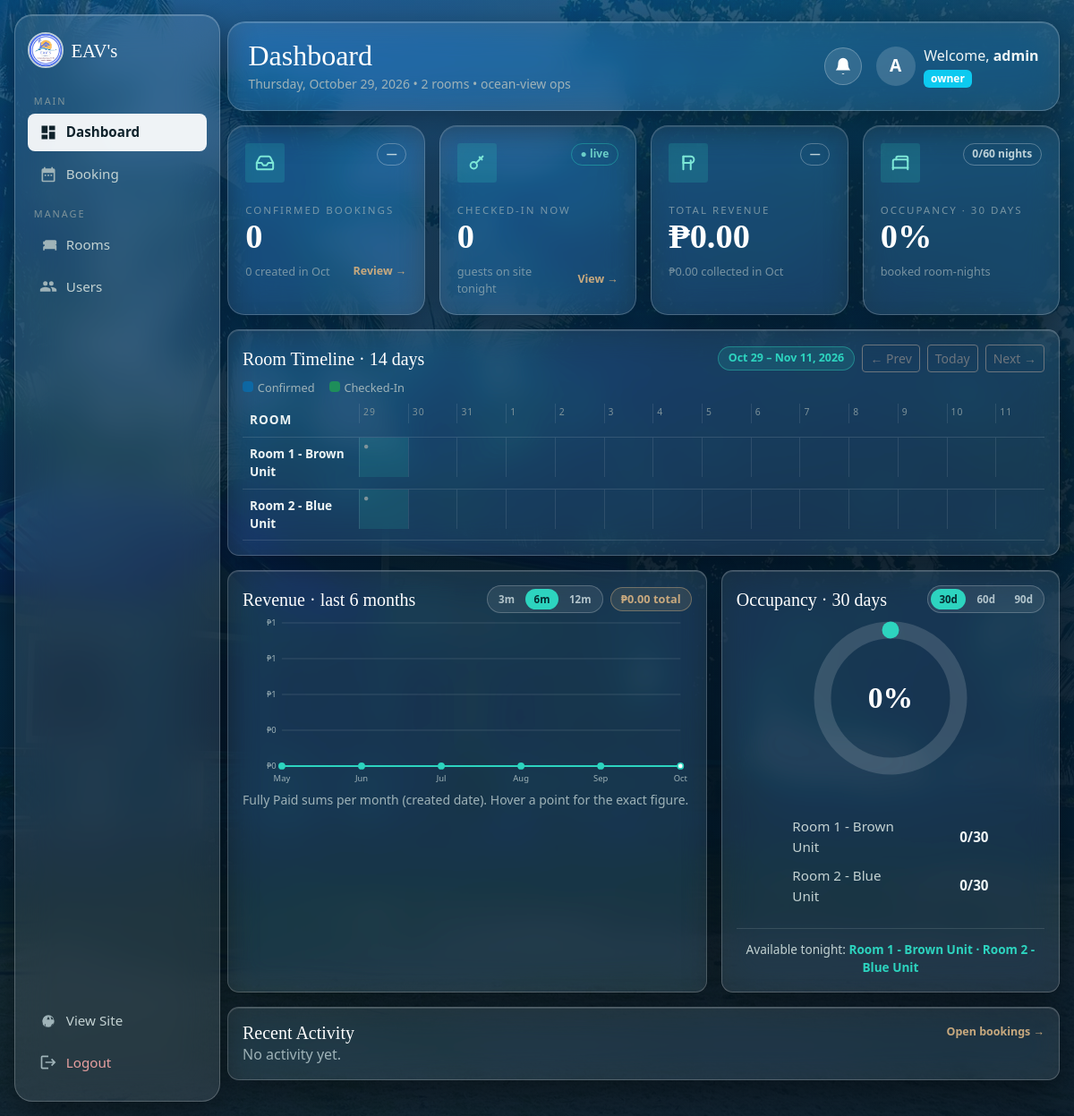
The page /admin/dashboard.php?welcome=1 (signed in) on the database its author committed.
### tables this page shows
CREATE TABLE IF NOT EXISTS rooms (
  id INT AUTO_INCREMENT PRIMARY KEY,
  room_name VARCHAR(100) NOT NULL,
  color VARCHAR(50) NOT NULL,
  capacity INT NOT NULL DEFAULT 4,
  price_per_night DECIMAL(10,2) NOT NULL DEFAULT 3000.00,
  description TEXT,
  image_urls TEXT,
  status ENUM('pending','active') NOT NULL DEFAULT 'pending',
  created_at TIMESTAMP DEFAULT CURRENT_TIMESTAMP
);

### config/helpers.php (called while the page is built, shortened)
<?php
function peso($n) {
    return '₱' . number_format((float)$n, 2);
}
function esc($s) { return htmlspecialchars($s ?? '', ENT_QUOTES, 'UTF-8'); }

### admin/dashboard.php (the view, shortened to what this page needs)
<?php require 'auth.php'; require '../config/db.php'; require '../config/helpers.php'; require 'layout.php';
$pending=(int)$conn->query("SELECT COUNT(*) c FROM bookings WHERE booking_status='Confirmed'")->fetch_assoc()['c'];
$checkedIn=(int)$conn->query("SELECT COUNT(*) c FROM bookings WHERE booking_status='CheckedIn'")->fetch_assoc()['c'];
$rev=(float)$conn->query("SELECT COALESCE(SUM(total_amount),0) s FROM bookings WHERE payment_status='Fully Paid'")->fetch_assoc()['s'];
$thisM=date('Y-m'); $lastM=date('Y-m',strtotime('first day of last month'));
$revT=(float)$conn->query("SELECT COALESCE(SUM(total_amount),0) s FROM bookings WHERE payment_status='Fully Paid' AND DATE_FORMAT(created_at,'%Y-%m')='$thisM'")->fetch_assoc()['s'];
$revL=(float)$conn->query("SELECT COALESCE(SUM(total_amount),0) s FROM bookings WHERE payment_status='Fully Paid' AND DATE_FORMAT(created_at,'%Y-%m')='$lastM'")->fetch_assoc()['s'];
$revAbs=$revT-$revL;
$bkT=(int)$conn->query("SELECT COUNT(*) c FROM bookings WHERE DATE_FORMAT(created_at,'%Y-%m')='$thisM'")->fetch_assoc()['c'];
$bkL=(int)$conn->query("SELECT COUNT(*) c FROM bookings WHERE DATE_FORMAT(created_at,'%Y-%m')='$lastM'")->fetch_assoc()['c'];
$bkAbs=$bkT-$bkL;
$lastLbl=date('M',strtotime('first day of last month'));
$revM=[3,6,12]; $revN=(int)($_GET['rev']??6); if(!in_array($revN,$revM,true))$revN=6;
$occD=[30,60,90]; $occWin=(int)($_GET['occ']??30); if(!in_array($occWin,$occD,true))$occWin=30;
$rooms=$conn->query("SELECT id,room_name FROM rooms ORDER BY id")->fetch_all(MYSQLI_ASSOC);
$occ=[]; $totBooked=0;
foreach($rooms as $r){
  $bn=0;
  $occ[$r['id']]=$bn; $totBooked+=$bn;
}
$avail=count($rooms)*$occWin; $occPct=$avail>0?round(100*$totBooked/$avail):0;
$today=date('Y-m-d'); $tomorrow=date('Y-m-d',strtotime('+1 day'));
$busy=$conn->query("SELECT DISTINCT room_id FROM bookings WHERE booking_status IN ('Confirmed','CheckedIn') AND check_in<'$tomorrow' AND check_out>'$today'")->fetch_all(MYSQLI_ASSOC);
$busyIds=array_map(fn($x)=>(int)$x['room_id'],$busy);
$freeNames=[]; foreach($rooms as $r){ if(!in_array((int)$r['id'],$busyIds))$freeNames[]=$r['room_name']; }
$months=[]; for($i=$revN-1;$i>=0;$i--)$months[]=date('Y-m',strtotime("-$i months"));
$revByM=[]; foreach($months as $m)$revByM[$m]=0;
?>
<div class="row g-3 mb-3">
  <div class="col-6 col-xl-3"><div class="kpi-dash glass has-link">
    <div class="top"><span class="kpi-ic"><svg class="act-icon"><use href="#k-inbox"/></svg></span>
    <?php if($bkT+$bkL>0): ?><span class="delta delta-abs" title="<?php echo $bkT; ?> created in <?php echo date('M'); ?> vs <?php echo $bkL; ?> in <?php echo $lastLbl; ?>"><?php echo abs_chip($bkAbs,fn($v)=>$v.' vs '.$lastLbl); ?></span><?php else: ?><span class="delta delta-abs">—</span><?php endif; ?></div>
    <div class="lbl">Confirmed Bookings</div><div class="big"><?php echo $pending; ?></div>
    <div class="kpi-sub"><span class="sub"><?php echo $bkT; ?> created in <?php echo date('M'); ?></span><span class="kpi-more">Review →</span></div>
  </div></div>
  <div class="col-6 col-xl-3"><div class="kpi-dash glass has-link">
    <div class="top"><span class="kpi-ic"><svg class="act-icon"><use href="#k-key"/></svg></span><span class="delta delta-live">● live</span></div>
    <div class="lbl">Checked-In Now</div><div class="big"><?php echo $checkedIn; ?></div>
    <div class="kpi-sub"><span class="sub">guests on site tonight</span><span class="kpi-more">View →</span></div>
  </div></div>
  <div class="col-6 col-xl-3"><div class="kpi-dash glass">
    <div class="top"><span class="kpi-ic"><svg class="act-icon"><use href="#k-peso"/></svg></span>
    <?php if($revT+$revL>0): ?><span class="delta delta-abs" title="<?php echo peso($revT); ?> collected in <?php echo date('M'); ?> vs <?php echo peso($revL); ?> in <?php echo $lastLbl; ?>"><?php echo abs_chip($revAbs,fn($v)=>'₱'.number_format($v).' vs '.$lastLbl); ?></span><?php else: ?><span class="delta delta-abs">—</span><?php endif; ?></div>
    <div class="lbl">Total Revenue</div><div class="big"><?php echo peso($rev); ?></div>
    <div class="kpi-sub"><span class="sub"><?php echo peso($revT); ?> collected in <?php echo date('M'); ?></span></div>
  </div></div>
  <div class="col-6 col-xl-3"><div class="kpi-dash glass">
    <div class="top"><span class="kpi-ic"><svg class="act-icon"><use href="#k-bed"/></svg></span><span class="delta"><?php echo $totBooked; ?>/<?php echo $avail; ?> nights</span></div>
    <div class="lbl">Occupancy · <?php echo $occWin; ?> days</div><div class="big"><?php echo $occPct; ?>%</div>
    <div class="kpi-sub"><span class="sub">booked room-nights</span></div>
  </div></div>
</div>
<div class="row g-3 mb-3">
<?php
$nDays=14;
$start = $_GET['start'] ?? date('Y-m-d');
$days=[]; for($i=0;$i<$nDays;$i++)$days[]=date('Y-m-d',strtotime($start." +$i days"));
$end=end($days); $dayIdx=[]; foreach($days as $i=>$d)$dayIdx[$d]=$i; $dayW=100/$nDays;
$tl=$conn->query("SELECT b.id,b.guest_name,b.room_id,b.check_in,b.check_out,b.booking_status FROM bookings b WHERE b.booking_status IN ('Confirmed','CheckedIn') AND b.check_in<='$end' AND b.check_out>='$days[0]' ORDER BY b.check_in")->fetch_all(MYSQLI_ASSOC);
$tlColors=['Confirmed'=>'#0E6BA8','CheckedIn'=>'#1e8e5a'];
$prev=date('Y-m-d',strtotime($start.' -7 days')); $next=date('Y-m-d',strtotime($start.' +7 days'));
?>
<div class="col-12"><div class="ad-card glass"><div class="d-flex flex-wrap justify-content-between align-items-center gap-2 mb-2">
  <h5 class="serif mb-0">Room Timeline · 14 days</h5>
  <div class="d-flex align-items-center gap-2">
    <span class="tl-range"><?php echo date('M j',strtotime($days[0])).' – '.date('M j, Y',strtotime($end)); ?></span>
  <a href="?start=<?php echo $prev; ?><?php echo $revN!==6?'&rev='.$revN:''; ?><?php echo $occWin!==30?'&occ='.$occWin:''; ?>" class="btn btn-sm btn-outline-secondary">← Prev</a>
  <a href="dashboard.php<?php echo $revN!==6?'?rev='.$revN:''; ?><?php echo $occWin!==30?($revN!==6?'&':'?').'occ='.$occWin:''; ?>" class="btn btn-sm btn-outline-secondary">Today</a>
  <a href="?start=<?php echo $next; ?><?php echo $revN!==6?'&rev='.$revN:''; ?><?php echo $occWin!==30?'&occ='.$occWin:''; ?>" class="btn btn-sm btn-outline-secondary">Next →</a></div>
</div>
<div class="legend mb-2"><span><i style="background:#0E6BA8"></i>Confirmed</span><span><i style="background:#1e8e5a"></i>Checked-In</span></div>
<div class="tl-scroll"><div class="tl-grid">
  <div class="tl-row head"><div class="tl-room">Room</div><div class="tl-track" style="height:22px"><?php foreach($days as $d): ?><div class="tl-day" style="left:<?php echo $dayIdx[$d]*$dayW; ?>%;width:<?php echo $dayW; ?>%"><span><?php echo date('j',strtotime($d)); ?></span></div><?php endforeach; ?></div></div>
  <?php foreach($rooms as $r): ?>
  <div class="tl-row"><div class="tl-room"><?php echo esc($r['room_name']); ?></div>
  <div class="tl-track"><?php foreach($days as $d): $isToday=$d===date('Y-m-d'); ?><div class="tl-day<?php echo $isToday?' today':''; ?>" style="left:<?php echo $dayIdx[$d]*$dayW; ?>%;width:<?php echo $dayW; ?>%"><?php if($isToday): ?><span>●</span><?php endif; ?></div><?php endforeach; ?>
  <?php foreach($tl as $b): if((int)$b['room_id']!==(int)$r['id'])continue;
    $s=max(strtotime($b['check_in']),strtotime($days[0])); $e=min(strtotime($b['check_out']),strtotime($end.' +1 day'));
    if($e<=$s)continue;
    $left=100*($s-strtotime($days[0]))/($nDays*86400); $wd=100*($e-$s)/($nDays*86400); ?>
    <a class="tl-bar" title="<?php echo esc($b['guest_name'].' · '.$b['check_in'].' → '.$b['check_out']); ?>" href="bookings.php?q=<?php echo urlencode($b['guest_name']); ?>" style="left:<?php echo max($left,0); ?>%;width:<?php echo max($wd,3); ?>%;background:<?php echo $tlColors[$b['booking_status']]??'#0E6BA8'; ?>"><?php echo esc($b['guest_name']); ?></a>
  <?php endforeach; ?></div></div>
  <?php endforeach; ?>
</div></div>
</div></div>
  <div class="col-md-7 d-flex"><div class="ad-card glass h-100 w-100"><div class="d-flex justify-content-between align-items-center flex-wrap gap-2"><h5 class="serif mb-0">Revenue · last <?php echo $revN; ?> months</h5>
    <div class="d-flex align-items-center gap-2">
      <span class="seg"><?php foreach($revM as $o): ?><a class="<?php echo $o===$revN?'on':''; ?>" href="?rev=<?php echo $o; ?><?php echo $occWin!==30?'&occ='.$occWin:''; ?>"><?php echo $o; ?>m</a><?php endforeach; ?></span>
      <span class="rev-total"><?php echo peso($rev); ?> total</span></div></div>
    <?php
    $W=640;$H=250;$Pl=56;$Pr=16;$Pt=14;$Pb=32;
    $revMax=max(array_values($revByM)); if($revMax<=0)$revMax=1;
    function fmtk($v){ if($v>=1000)return '₱'.rtrim(rtrim(number_format($v/1000,1), '0'),'.').'k'; return '₱'.number_format($v); }
    $mnames=['Jan','Feb','Mar','Apr','May','Jun','Jul','Aug','Sep','Oct','Nov','Dec'];
    $n=count($months); $step=($W-$Pl-$Pr)/max($n-1,1);
    $pts=[]; foreach($months as $i=>$m){ $pts[]=[$Pl+$i*$step, $H-$Pb-((float)$revByM[$m]/$revMax)*($H-$Pt-$Pb)]; }
    $line=''; foreach($pts as $i=>$p){ $line.=($i?'L':'M').round($p[0],1).','.round($p[1],1); }
    $area=$line.'L'.round($pts[$n-1][0],1).','.($H-$Pb).'L'.round($pts[0][0],1).','.($H-$Pb).'Z';
    ?>
    <svg viewBox="0 0 <?php echo $W; ?> <?php echo $H; ?>" style="width:100%;height:auto" role="img" aria-label="Monthly revenue area chart">
      <defs><linearGradient id="revArea" x1="0" y1="0" x2="0" y2="1">
        <stop offset="0" stop-color="#2dd4bf" stop-opacity=".55"/><stop offset="1" stop-color="#2dd4bf" stop-opacity="0"/>
      </linearGradient></defs>
      <?php for($g=0;$g<=4;$g++): $gy=$Pt+$g*(($H-$Pt-$Pb)/4); $pv=$revMax*(1-$g/4); ?>
      <line x1="<?php echo $Pl; ?>" y1="<?php echo $gy; ?>" x2="<?php echo $W-$Pr; ?>" y2="<?php echo $gy; ?>" stroke="rgba(255,255,255,.16)" stroke-width="1"/>
      <text x="<?php echo $Pl-8; ?>" y="<?php echo $gy+4; ?>" text-anchor="end" font-size="12" fill="#9fb3b8"><?php echo fmtk($pv); ?></text>
      <?php endfor; ?>
      <path d="<?php echo $area; ?>" fill="url(#revArea)" stroke="none"/>
      <path d="<?php echo $line; ?>" fill="none" stroke="#2dd4bf" stroke-width="2.5" stroke-linecap="round" stroke-linejoin="round"/>
      <?php foreach($months as $i=>$m):
        $v=$revByM[$m]; $x=$pts[$i][0]; $y=$pts[$i][1];
        $isCur=($m===date('Y-m'));
        $tip=$mnames[(int)substr($m,5)-1].' '.substr($m,0,4).': '.peso($v);
      ?>
      <circle cx="<?php echo round($x,1); ?>" cy="<?php echo round($y,1); ?>" r="4" fill="<?php echo $isCur?'#fff':'#2dd4bf'; ?>" stroke="#2dd4bf" stroke-width="2"><title><?php echo esc($tip); ?></title></circle>
      <?php if($v>0): ?><text x="<?php echo round($x,1); ?>" y="<?php echo round($y-11,1); ?>" text-anchor="middle" font-size="11" fill="#dfeeef"><?php echo fmtk($v); ?></text><?php endif; ?>
      <text x="<?php echo round($x,1); ?>" y="<?php echo $H-10; ?>" text-anchor="middle" font-size="12" fill="#9fb3b8"><?php echo $mnames[(int)substr($m,5)-1]; ?></text>
      <?php endforeach; ?>
    </svg>
    <small class="text-muted">Fully Paid sums per month (created date). Hover a point for the exact figure.</small>
  </div></div>
  <div class="col-md-5 d-flex"><div class="ad-card glass h-100 w-100"><div class="d-flex justify-content-between align-items-center flex-wrap gap-2"><h5 class="serif mb-0">Occupancy · <?php echo $occWin; ?> days</h5>
    <span class="seg"><?php foreach($occD as $o): ?><a class="<?php echo $o===$occWin?'on':''; ?>" href="?occ=<?php echo $o; ?><?php echo $revN!==6?'&rev='.$revN:''; ?>"><?php echo $o; ?>d</a><?php endforeach; ?></span></div>
    <div class="donut-wrap">
      <?php $C=2*M_PI*56; ?>
      <div class="donut-hole"><svg class="donut" viewBox="0 0 140 140"><circle class="bgc" cx="70" cy="70" r="56"/><circle class="fgc" cx="70" cy="70" r="56" stroke-dasharray="<?php echo round($C*$occPct/100); ?> <?php echo $C; ?>"/></svg><span class="donut-c"><?php echo $occPct; ?>%</span></div>
      <div><?php foreach($rooms as $r): $rn=$occ[$r['id']]??0; $rp=round(100*$rn/$occWin); ?>
        <div class="bar-row"><span class="lbl"><?php echo esc($r['room_name']); ?></span><span class="bar"><i style="width:<?php echo $rp; ?>%"></i></span><span class="v"><?php echo $rn; ?>/<?php echo $occWin; ?></span></div>
      <?php endforeach; ?></div>
    </div>
    <div class="avail-line"><?php echo $freeNames ? 'Available tonight: <b>'.esc(implode(' · ',$freeNames)).'</b>' : 'Fully booked tonight.'; ?></div>
  </div></div>
</div>
<div class="row g-3 mb-3">
<div class="col-12"><div class="ad-card glass h-100 w-100"><div class="d-flex justify-content-between align-items-center flex-wrap gap-2"><h5 class="serif mb-0">Recent Activity</h5><a class="kpi-more" href="bookings.php">Open bookings →</a></div>
<?php
$recent=$conn->query("SELECT id,guest_name,room_id,check_in,check_out,booking_status,created_at FROM bookings ORDER BY created_at DESC LIMIT 8")->fetch_all(MYSQLI_ASSOC);
if(!$recent): ?><p class="text-muted mb-0">No activity yet.</p><?php endif; ?>
</div>
</div>

### rows shown on the page
rooms: room_name "Room 1 - Brown Unit", $dayIdx[$d]*$dayW 7.1428571428571 (drawn), id "0"
rooms: room_name "Room 2 - Blue Unit", $dayIdx[$d]*$dayW 7.1428571428571 (drawn), id "0"

### other values the page prints
$title "Dashboard"
$subtitle "Thursday, October 29, 2026 • 2 rooms • ocean-view ops"
$strip_initial "A"
$strip_u "admin"
$strip_role "owner"
$pending "0"
$bkT "0"
$checkedIn "0"
peso($rev) "₱0.00"
peso($revT) "₱0.00"
$totBooked "0"
$avail "60"
$occWin "30"
$occPct "0"
date('M j',strtotime($days[0])) "Oct 29"
